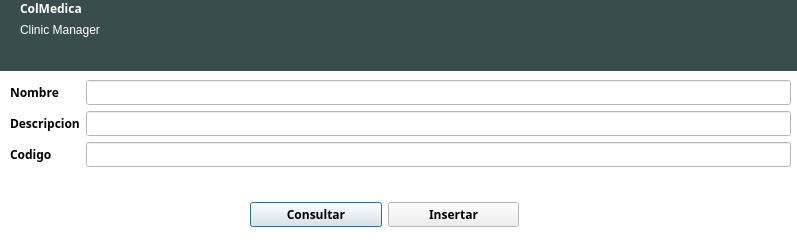
<?xml version="1.0" encoding="UTF-8"?>
<ui version="4.0">
 <class>dialogNuevaArea</class>
 <widget class="QDialog" name="dialogNuevaArea">
  <property name="geometry">
   <rect>
    <x>0</x>
    <y>0</y>
    <width>797</width>
    <height>246</height>
   </rect>
  </property>
  <property name="palette">
   <palette>
    <active>
     <colorrole role="Base">
      <brush brushstyle="SolidPattern">
       <color alpha="255">
        <red>255</red>
        <green>255</green>
        <blue>255</blue>
       </color>
      </brush>
     </colorrole>
     <colorrole role="Window">
      <brush brushstyle="SolidPattern">
       <color alpha="255">
        <red>255</red>
        <green>255</green>
        <blue>255</blue>
       </color>
      </brush>
     </colorrole>
    </active>
    <inactive>
     <colorrole role="Base">
      <brush brushstyle="SolidPattern">
       <color alpha="255">
        <red>255</red>
        <green>255</green>
        <blue>255</blue>
       </color>
      </brush>
     </colorrole>
     <colorrole role="Window">
      <brush brushstyle="SolidPattern">
       <color alpha="255">
        <red>255</red>
        <green>255</green>
        <blue>255</blue>
       </color>
      </brush>
     </colorrole>
    </inactive>
    <disabled>
     <colorrole role="Base">
      <brush brushstyle="SolidPattern">
       <color alpha="255">
        <red>255</red>
        <green>255</green>
        <blue>255</blue>
       </color>
      </brush>
     </colorrole>
     <colorrole role="Window">
      <brush brushstyle="SolidPattern">
       <color alpha="255">
        <red>255</red>
        <green>255</green>
        <blue>255</blue>
       </color>
      </brush>
     </colorrole>
    </disabled>
   </palette>
  </property>
  <property name="font">
   <font>
    <family>Ubuntu Condensed</family>
    <weight>75</weight>
    <bold>true</bold>
   </font>
  </property>
  <property name="cursor">
   <cursorShape>PointingHandCursor</cursorShape>
  </property>
  <property name="windowTitle">
   <string>Nueva Area</string>
  </property>
  <property name="autoFillBackground">
   <bool>true</bool>
  </property>
  <widget class="QWidget" name="widgetCabecera" native="true">
   <property name="geometry">
    <rect>
     <x>0</x>
     <y>0</y>
     <width>800</width>
     <height>71</height>
    </rect>
   </property>
   <property name="palette">
    <palette>
     <active>
      <colorrole role="WindowText">
       <brush brushstyle="SolidPattern">
        <color alpha="255">
         <red>255</red>
         <green>255</green>
         <blue>255</blue>
        </color>
       </brush>
      </colorrole>
      <colorrole role="Base">
       <brush brushstyle="SolidPattern">
        <color alpha="255">
         <red>255</red>
         <green>255</green>
         <blue>255</blue>
        </color>
       </brush>
      </colorrole>
      <colorrole role="Window">
       <brush brushstyle="SolidPattern">
        <color alpha="255">
         <red>57</red>
         <green>77</green>
         <blue>76</blue>
        </color>
       </brush>
      </colorrole>
     </active>
     <inactive>
      <colorrole role="WindowText">
       <brush brushstyle="SolidPattern">
        <color alpha="255">
         <red>255</red>
         <green>255</green>
         <blue>255</blue>
        </color>
       </brush>
      </colorrole>
      <colorrole role="Base">
       <brush brushstyle="SolidPattern">
        <color alpha="255">
         <red>255</red>
         <green>255</green>
         <blue>255</blue>
        </color>
       </brush>
      </colorrole>
      <colorrole role="Window">
       <brush brushstyle="SolidPattern">
        <color alpha="255">
         <red>57</red>
         <green>77</green>
         <blue>76</blue>
        </color>
       </brush>
      </colorrole>
     </inactive>
     <disabled>
      <colorrole role="WindowText">
       <brush brushstyle="SolidPattern">
        <color alpha="255">
         <red>159</red>
         <green>158</green>
         <blue>158</blue>
        </color>
       </brush>
      </colorrole>
      <colorrole role="Base">
       <brush brushstyle="SolidPattern">
        <color alpha="255">
         <red>57</red>
         <green>77</green>
         <blue>76</blue>
        </color>
       </brush>
      </colorrole>
      <colorrole role="Window">
       <brush brushstyle="SolidPattern">
        <color alpha="255">
         <red>57</red>
         <green>77</green>
         <blue>76</blue>
        </color>
       </brush>
      </colorrole>
     </disabled>
    </palette>
   </property>
   <property name="autoFillBackground">
    <bool>true</bool>
   </property>
   <widget class="QWidget" name="layoutWidget_4">
    <property name="geometry">
     <rect>
      <x>20</x>
      <y>0</y>
      <width>162</width>
      <height>71</height>
     </rect>
    </property>
    <layout class="QFormLayout" name="formLayout_5">
     <item row="0" column="0">
      <widget class="QLabel" name="labelColMedica">
       <property name="styleSheet">
        <string notr="true">font: 30pt &quot;Ubuntu Condensed&quot;;
color: rgb(255, 255, 255);</string>
       </property>
       <property name="text">
        <string>ColMedica</string>
       </property>
      </widget>
     </item>
     <item row="1" column="0">
      <widget class="QLabel" name="labelClinicManager">
       <property name="font">
        <font>
         <family>Ubuntu</family>
         <weight>50</weight>
         <bold>false</bold>
        </font>
       </property>
       <property name="text">
        <string>Clinic Manager</string>
       </property>
      </widget>
     </item>
    </layout>
   </widget>
  </widget>
  <widget class="QWidget" name="layoutWidget">
   <property name="geometry">
    <rect>
     <x>10</x>
     <y>80</y>
     <width>781</width>
     <height>111</height>
    </rect>
   </property>
   <layout class="QFormLayout" name="formLayout">
    <property name="fieldGrowthPolicy">
     <enum>QFormLayout::AllNonFixedFieldsGrow</enum>
    </property>
    <item row="1" column="0">
     <widget class="QLabel" name="labelNombre">
      <property name="text">
       <string>Nombre</string>
      </property>
     </widget>
    </item>
    <item row="1" column="1">
     <widget class="QLineEdit" name="lineEditNombre">
      <property name="font">
       <font>
        <weight>50</weight>
        <bold>false</bold>
       </font>
      </property>
      <property name="autoFillBackground">
       <bool>true</bool>
      </property>
      <property name="inputMask">
       <string/>
      </property>
      <property name="maxLength">
       <number>50</number>
      </property>
     </widget>
    </item>
    <item row="2" column="0">
     <widget class="QLabel" name="labelDescripcion">
      <property name="text">
       <string>Descripcion</string>
      </property>
     </widget>
    </item>
    <item row="2" column="1">
     <widget class="QLineEdit" name="lineEditDescripcion">
      <property name="font">
       <font>
        <weight>50</weight>
        <bold>false</bold>
       </font>
      </property>
      <property name="autoFillBackground">
       <bool>true</bool>
      </property>
      <property name="inputMask">
       <string/>
      </property>
      <property name="maxLength">
       <number>32767</number>
      </property>
     </widget>
    </item>
    <item row="3" column="0">
     <widget class="QLabel" name="labelCodigo">
      <property name="text">
       <string>Codigo</string>
      </property>
     </widget>
    </item>
    <item row="3" column="1">
     <widget class="QLineEdit" name="lineEditCodigo">
      <property name="font">
       <font>
        <weight>50</weight>
        <bold>false</bold>
       </font>
      </property>
      <property name="mouseTracking">
       <bool>true</bool>
      </property>
      <property name="autoFillBackground">
       <bool>true</bool>
      </property>
      <property name="inputMask">
       <string/>
      </property>
      <property name="maxLength">
       <number>32767</number>
      </property>
      <property name="readOnly">
       <bool>true</bool>
      </property>
     </widget>
    </item>
   </layout>
  </widget>
  <widget class="QWidget" name="layoutWidget">
   <property name="geometry">
    <rect>
     <x>250</x>
     <y>200</y>
     <width>269</width>
     <height>29</height>
    </rect>
   </property>
   <layout class="QGridLayout" name="gridLayout">
    <item row="0" column="0">
     <widget class="QPushButton" name="pushButtonConsultar">
      <property name="text">
       <string>Consultar</string>
      </property>
     </widget>
    </item>
    <item row="0" column="1">
     <widget class="QPushButton" name="pushButtonInsertar">
      <property name="text">
       <string>Insertar</string>
      </property>
     </widget>
    </item>
   </layout>
  </widget>
  <zorder>widgetCabecera</zorder>
  <zorder>layoutWidget</zorder>
  <zorder>layoutWidget</zorder>
  <zorder>pushButtonInsertar</zorder>
  <zorder>pushButtonConsultar</zorder>
 </widget>
 <tabstops>
  <tabstop>lineEditNombre</tabstop>
  <tabstop>lineEditDescripcion</tabstop>
  <tabstop>pushButtonConsultar</tabstop>
  <tabstop>pushButtonInsertar</tabstop>
 </tabstops>
 <resources/>
 <connections/>
</ui>
